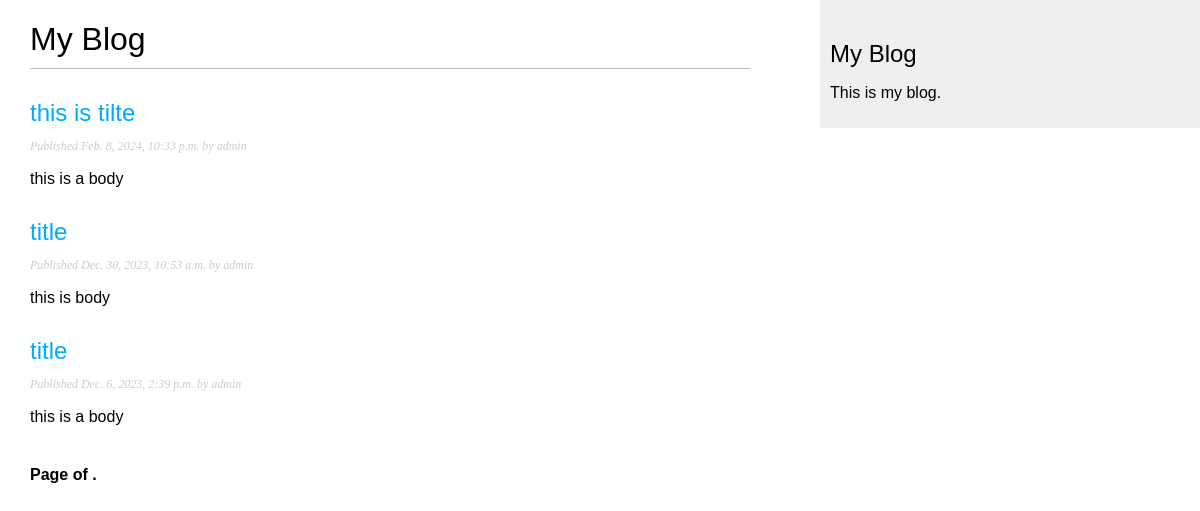
/blog/, run on an earlier commit of the app's database.
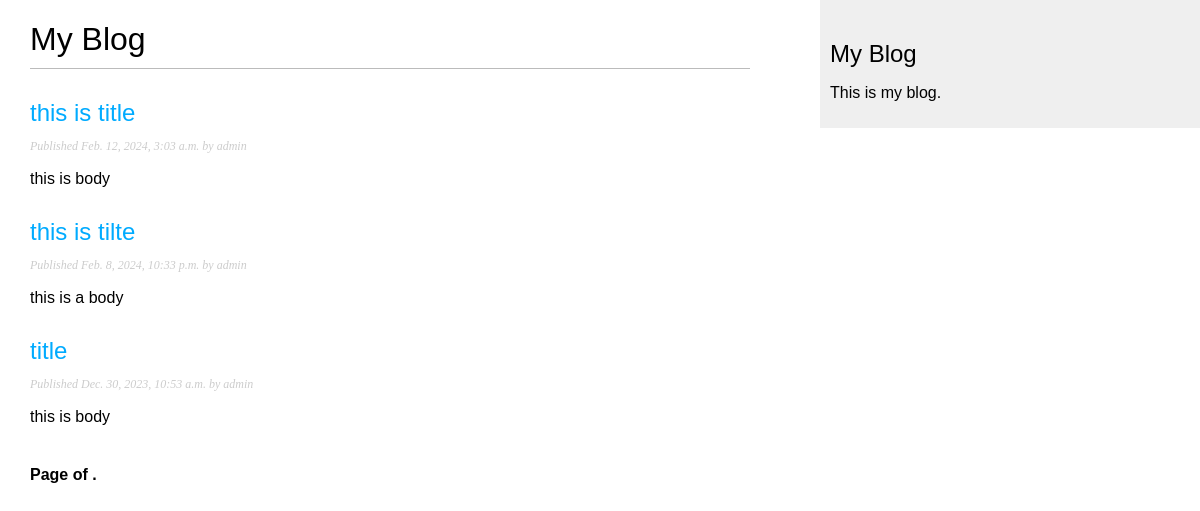
And on a later commit of the database.
### blog/models.py (models this page shows, shortened)
class Post(models.Model):
    class Status(models.TextChoices):
        DRAFT = 'DF', 'DRAFT'
        PUBLISHED = 'PB', 'PUBLISHED'
    title = models.CharField(max_length =250)
    slug = models. SlugField(max_length=250, unique_for_date='publish')
    author = models.ForeignKey(User, on_delete=models.CASCADE, related_name='blog_posts')
    body = models.TextField()
    publish = models.DateTimeField(default=timezone.now)
    created = models.DateTimeField(auto_now_add=True)
    updated = models.DateTimeField(auto_now=True)
    status = models.CharField(max_length=2, choices=Status.choices, default=Status.DRAFT)
    objects = models.Manager()
    published = PublishManager()
    class Meta:
        ordering = ['-publish']
        indexes = [models.Index(fields=['-publish']),]
    def get_absolute_url(self):
        return reverse('blog:post_detail', args=[self.publish.year, self.publish.month,self.publish.day,self.slug])

### blog/views.py (the view)
# urls.py: path('', views.post_list, name='post_list'),
def post_list(request):
    post_list = Post.published.all()
    paginator = Paginator(post_list, 3)
    page_number = request.GET.get('page', 1)
    posts = paginator.page(page_number)
    try:
        posts = paginator.page(page_number)
    except PageNotAnInteger:
        posts = paginator.page(1)
    except EmptyPage:
        posts = paginator.page(paginator.num_pages)
    return render(request, 'blog/post/list.html',{'posts': posts})

### blog/models.py (called while the page is built)
    def get_queryset(self):
        return super().get_queryset()\
            .filter(status=Post.Status.PUBLISHED)

### blog/templates/blog/post/list.html (shortened to what this page needs)
{% extends "blog/base.html" %}
{% block content %}
<h1>My Blog</h1>
{% for post in posts %}
    <h2>
    <a href="{{ post.get_absolute_url}}">
        {{ post.title }}
    </a>
    </h2>
    <p class="date">
    Published {{ post.publish }} by {{ post.author }}
    </p>
{{ post.body| truncatewords:30|linebreaks }}
{% endfor %}
{% include "pagination.html" with page=post_obj %}
{% endblock %}

What changed in the data, as far as the page shows it:
no longer on this page (row unchanged): Post: title "title", publish "Dec. 6, 2023, 2:39 p.m.", author "admin", body "this is a body"
added Post: title "this is title", publish "Feb. 12, 2024, 3:03 a.m.", author "admin", body "this is body"
